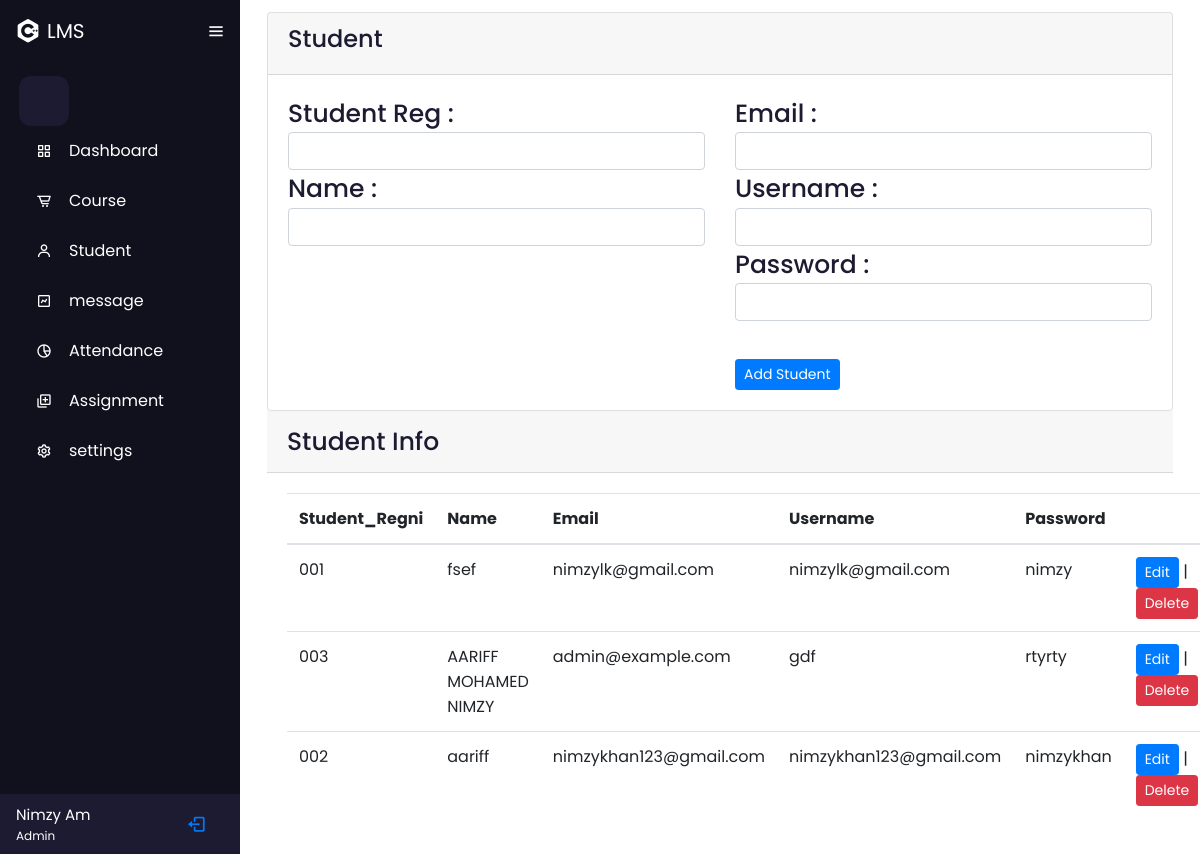
Screenshot of /dashstudent.php with the database file from the repository.
### tables this page shows
CREATE TABLE IF NOT EXISTS `student` (
  `id` int(100) NOT NULL AUTO_INCREMENT,
  `student_id` varchar(100) NOT NULL,
  `name` varchar(100) NOT NULL,
  `email` varchar(100) NOT NULL,
  `username` varchar(100) NOT NULL,
  `password` varchar(100) NOT NULL,
  PRIMARY KEY (`id`)
);

### dashstudent.php (the view, shortened to what this page needs)
<?php
include_once('script.php');
include_once('config.php');
?>
<!DOCTYPE html>
<html lang="en">
<head>
    <link rel="stylesheet" href="style.css">
    <link href='https://unpkg.com/boxicons@2.1.2/css/boxicons.min.css' rel='stylesheet'>
</head>
<body>
    <div class="sidebar">
        <div class="logo_content">
            <div class="logo">
                <i class="bx bxl-c-plus-plus"></i>
                <div class="logo_name">LMS</div>
            </div>
            <i class="bx bx-menu" id="btn"></i>
        </div>
        <ul class="nav_list">
            <li>
                <i class="bx bx-search">
                    <input type="text" placeholder="search">
                </i>
            </li>
            <li>
                <a href="dashboard1.php">
                    <i class="bx bx-grid-alt"></i>
                    <span class="link_name">Dashboard</span>
                </a>
            </li>
            <li>
                <a href="dashcourse.php">
                    <i class="bx bx-cart-alt"></i>
                    <span class="link_name">Course</span>
                </a>
            </li>
            <li>
                <a href="dashstudent.php">
                    <i class="bx bx-user"></i>
                    <span class="link_name">Student</span>
                </a>
            </li>
            <li>
                <a href="dashmessage.php">
                    <i class="bx bx-chart"></i>
                    <span class="link_name">message</span>
                </a>
            </li>
            <li>
                <a href="dashattendance.php">
                    <i class="bx bx-pie-chart-alt-2"></i>
                    <span class="link_name">Attendance</span>
                </a>
            </li>
            <li>
                <a href="dashassignment.php">
                    <i class='bx bx-add-to-queue'></i>
                    <span class="link_name">Assignment</span>
                </a>
            </li>
            <li>
                <a href="dashsetting.php">
                    <i class="bx bx-cog"></i>
                    <span class="link_name">settings</span>
                </a>
            </li>
        </ul>
        <div class="profile_content">
            <div class="profile">
                <div class="profile_details">
                    <imag class="../leaveimg/hrms-im.jpg" alt="">
                        <div class="name_job">
                            <div class="name">Nimzy Am</div>
                            <div class="job">Admin</div>
                        </div>
                </div>
                <a href="index.php"><i class="bx bx-log-out" id="log_out"> </i></a>
            </div>
        </div>
    </div>
    <div class="home_content">
        <div class="text">
            <div class="container">
                <?php
                $regno = null;
                $name = null;
                $email = null;
                $username = null;
                ?>
                <div class="row ">
                    <div class="col-sm-12">
                        <div class="card">
                            <div class="card-header">
                                <h4 class="page-title">
                                    <i class="mdi mdi-apple-keyboard-command title_icon"></i> Student
                                </h4>
                            </div>
                            <div class="card-body">
                                <form action="" method="POST">
                                    <div class="row">
                                        <div class="col-sm-6">
                                            Student Reg : </br> <input type="text" class="form-control" name="student_id" value="<?php echo $regno ?>" require>
                                        </div>
                                        <div class="col-sm-6">
                                            Email : </br> <input type="text" class="form-control" name="email" value="<?php echo $email ?>" require>
                                        </div>
                                    </div>
                                    <div class="row">
                                        <div class="col-sm-6">
                                            Name : </br> <input type="text" class="form-control" name="name" value="<?php echo  $name ?>" require>
                                        </div>
                                        <div class="col-sm-6">
                                            Username : </br> <input type="text" class="form-control" name="username" value="<?php echo $username ?>" require>
                                        </div>
                                    </div>
                                    <div class="row">
                                        <div class="col-sm-6">
                                        </div>
                                        <div class="col-sm-6">
                                            Password : </br> <input type="password" class="form-control" name="password" require>
                                        </div>
                                    </div>
                                    <div class="row">
                                        <div class="col-sm-6">
                                        </div>
                                        <div class="col-sm-6">
                                            <?php
                                            if (isset($_GET['edit'])) {
                                            ?>
                                                <input type="submit" value="Update" class="btn btn-primary btn-sm" name="update">
                                            <?php
                                            } else {
                                            ?>
                                                <input type="submit" value="Add Student" class="btn btn-primary btn-sm" name="save">
                                            <?php
                                            }
                                            ?>
                                        </div>
                                    </div>
                                </form>
                            </div>
                        </div>
                        <div class="card-header">
                            Student Info
                        </div>
                        <div class="card-body">
                            <div class="table">
                                <table style="width:100% ;">
                                    <thead class="table table-striped">
                                        <tr>
                                            <th scope="col">Student_Regni</th>
                                            <th scope="col">Name</th>
                                            <th scope="col">Email</th>
                                            <th scope="col">Username</th>
                                            <th scope="col">Password</th>
                                            <th scope="col"></th>
                                        </tr>
                                    </thead>
                            </div>
                            <tbody>
                                <?php
                                $sql = 'SELECT * FROM student';
                                $result = mysqli_query($con, $sql);
                                if (mysqli_num_rows($result) > 0) {
                                    while ($row = mysqli_fetch_assoc($result)) {
                                        echo '<tr>
                                            <td>', $row['student_id'], '</td>
                                            <td>', $row['name'], '</td>
                                            <td>', $row['email'], '</td>
                                            <td>', $row['username'], '</td>
                                            <td>', $row['password'], '</td>
                                            <td>
                                            <a href="?edit=', $row['id'], '" class="btn btn-primary btn-sm">Edit</a> |  <a href="?delete=', $row['id'], '" class="btn btn-danger btn-sm">Delete</a>
                                            </td>
                                            ';
                                    }
                                } else {
                                    echo "no rows";
                                }
                                ?>
                            </tbody>
                        </div>
                    </div>
                </div>
            </div>
        </div>
</body>
</html>

### script.php (shortened to what this page needs)
<link rel="stylesheet" href="https://cdn.jsdelivr.net/npm/bootstrap@4.0.0/dist/css/bootstrap.min.css">
<link rel="stylesheet" href="https://cdnjs.cloudflare.com/ajax/libs/font-awesome/4.7.0/css/font-awesome.min.css">

### style.css (style rules this page uses)
* { margin: 0; padding: 0; box-sizing: border-box; font-family: 'Poppins', sans-serif; }
body { position: relative; min-height: 100vh; width: 100%; overflow: hidden; }
.sidebar { position: fixed; top: 0; left: 0; height: 100%; width: 240px; background: #11101d; padding: 6px 14px; }
.sidebar .logo_content .logo { color: #fff; display: flex; height: 50px; width: 100%; align-items: center; }
.logo_content .logo i { font-size: 28px; margin-right: 5px; }
.logo_content .logo .logo_name { font-size: 20px; font-weight: 400; }
.sidebar #btn { color: #fff; position: absolute; left: 90%; top: 6px; font-size: 20px; height: 50px; width: 50px; text-align: center; line-height: 50px; transform: translateX(-50%); }
.sidebar ul { margin-top: 20px; }
.sidebar ul li { position: relative; height: 50px; width: 100%; margin: 0 5px; list-style: none; line-height: 50px; border-radius: 12px; }
.sidebar ul li input { position: absolute; height: 100%; width: 100%; left: 0; top: 0; border-radius: 12px; outline: none; border:none; background: #1d1b31; padding-left: 50px; font-size: 18px; color: #fff; }
.sidebar ul li .bx-search { position: absolute; z-index: 99; color: #fff; font-size: 22px; }
.sidebar ul li a { color: #fff; display: flex; align-items: center; text-decoration: none; transition: all 0.4s ease; border-radius: 12px; }
.sidebar ul li i { height: 50px; min-width: 50px; border-radius: 12px; line-height: 50px; text-align: center; }
.sidebar .profile_content { position: absolute; color: #fff; bottom: 0; left: 0; width: 100%; }
.sidebar .profile_content .profile { position: relative; padding: 10px 6px; height: 60px; background: #1d1b31; }
.profile_content .profile .profile_details { display: flex; align-items: center; }
.profile .profile_details .name_job { margin-left: 10px; }
.profile .profile_details .name { font-size: 15px; font-weight: 400; }
.profile .profile_details .job { font-size: 12px; }
.profile #log_out { position: absolute; left:88%; bottom: 5px; transform: translateX(-50%); min-width: 50px; line-height: 50px; font-size: 20px; border-radius: 12px; }
.home_content { position: absolute; height: 100%; width: calc(100% - 240px); left: 240px; }
.home_content .text { font-size: 25px; font-weight: 500; color: #1d1b31; margin: 12px; }

### rows the page displays
student: student "001", name "fsef", email "nimzylk@gmail.com", username "nimzylk@gmail.com", password "nimzy"
student: student "003", name "AARIFF MOHAMED NIMZY", email "admin@example.com", username "gdf", password "rtyrty"
student: student "002", name "aariff", email "nimzykhan123@gmail.com", username "nimzykhan123@gmail.com", password "nimzykhan"
